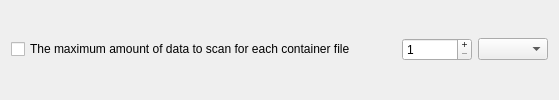
            <widget class="QFrame" name="limitFrame_2">
             <property name="minimumSize">
              <size>
               <width>0</width>
               <height>0</height>
              </size>
             </property>
             <property name="frameShape">
              <enum>QFrame::Shape::NoFrame</enum>
             </property>
             <property name="frameShadow">
              <enum>QFrame::Shadow::Raised</enum>
             </property>
             <layout class="QGridLayout" name="gridLayout_17">
              <property name="topMargin">
               <number>2</number>
              </property>
              <property name="bottomMargin">
               <number>2</number>
              </property>
              <item row="0" column="3">
               <widget class="QComboBox" name="pwmaxAmountForContainerComboBox">
                <property name="minimumSize">
                 <size>
                  <width>70</width>
                  <height>0</height>
                 </size>
                </property>
                <property name="maximumSize">
                 <size>
                  <width>70</width>
                  <height>16777215</height>
                 </size>
                </property>
                <item>
                 <property name="text">
                  <string/>
                 </property>
                </item>
                <item>
                 <property name="text">
                  <string>K</string>
                 </property>
                </item>
                <item>
                 <property name="text">
                  <string>M</string>
                 </property>
                </item>
               </widget>
              </item>
              <item row="0" column="2">
               <widget class="QSpinBox" name="pwmaxAmountForContainerSpinBox">
                <property name="sizePolicy">
                 <sizepolicy hsizetype="Fixed" vsizetype="Fixed">
                  <horstretch>0</horstretch>
                  <verstretch>0</verstretch>
                 </sizepolicy>
                </property>
                <property name="minimumSize">
                 <size>
                  <width>70</width>
                  <height>0</height>
                 </size>
                </property>
                <property name="maximumSize">
                 <size>
                  <width>70</width>
                  <height>16777215</height>
                 </size>
                </property>
                <property name="buttonSymbols">
                 <enum>QAbstractSpinBox::ButtonSymbols::PlusMinus</enum>
                </property>
                <property name="minimum">
                 <number>1</number>
                </property>
                <property name="maximum">
                 <number>999</number>
                </property>
               </widget>
              </item>
              <item row="0" column="0">
               <widget class="QCheckBox" name="pwmaxAmountForContainerCheckBox">
                <property name="text">
                 <string>The maximum amount of data to scan for each container file</string>
                </property>
               </widget>
              </item>
              <item row="0" column="1">
               <spacer name="horizontalSpacer_7">
                <property name="orientation">
                 <enum>Qt::Orientation::Horizontal</enum>
                </property>
                <property name="sizeHint" stdset="0">
                 <size>
                  <width>40</width>
                  <height>20</height>
                 </size>
                </property>
               </spacer>
              </item>
             </layout>
            </widget>
